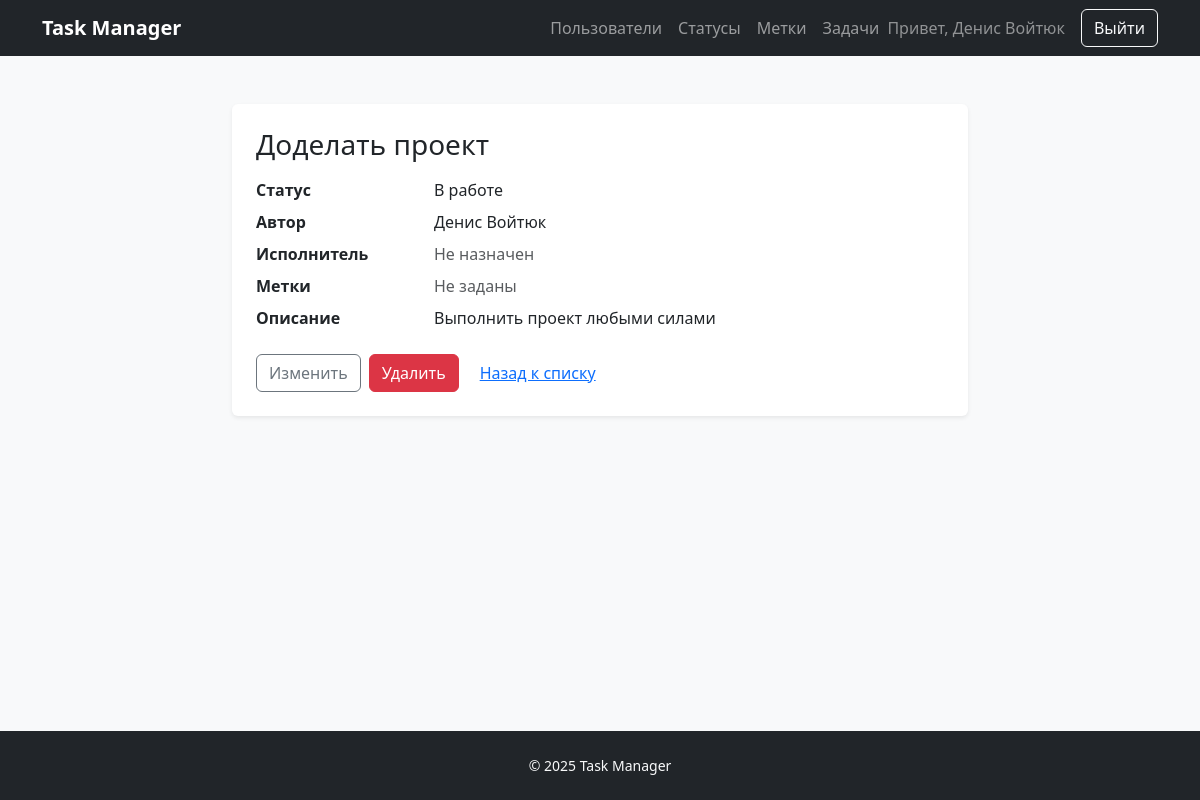
Before: /tasks/1/ (signed in) with the older database file.
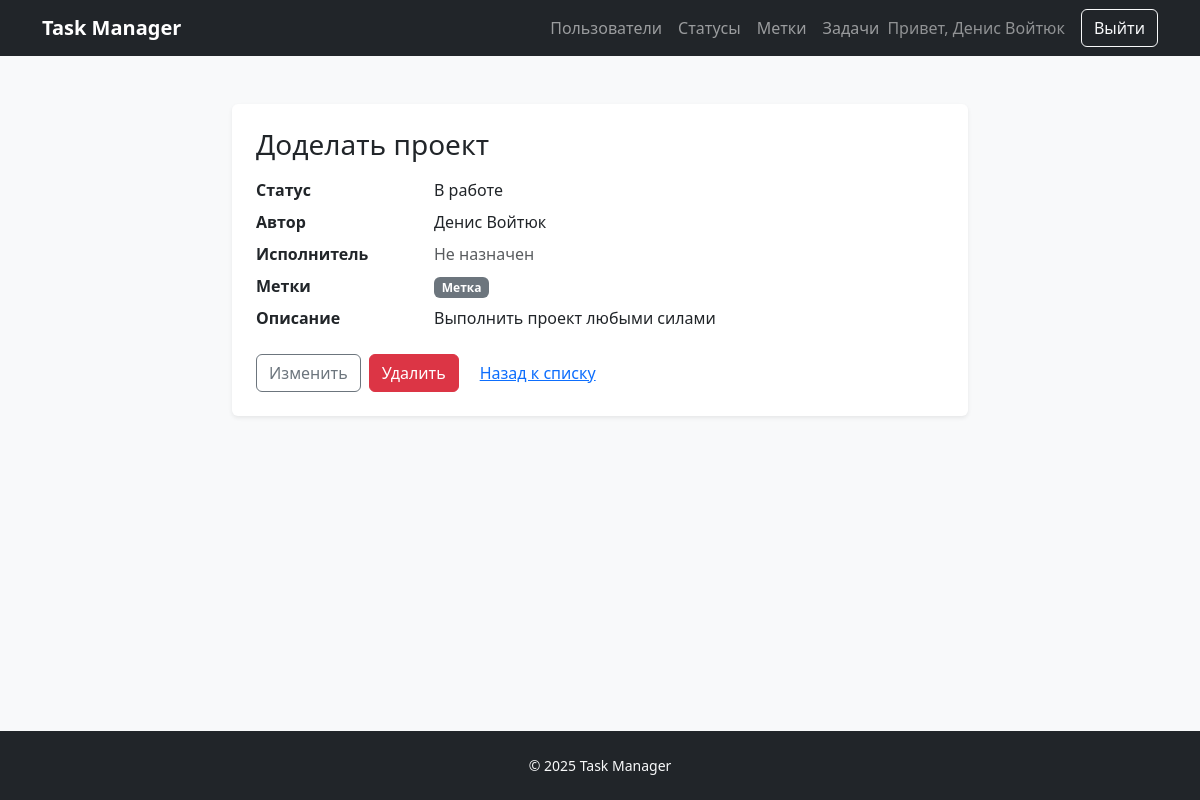
After: the same page with the newer database file.
### task_manager/labels/models.py (models this page shows, shortened)
class Label(models.Model):
    name = models.CharField(_("Name"), max_length=150, unique=True)
    created_at = models.DateTimeField(_("Created at"), auto_now_add=True)
    class Meta:
        ordering = ("pk",)
        verbose_name = _("Label")
        verbose_name_plural = _("Labels")

### task_manager/tasks/views.py (the view)
# urls.py: path("<int:pk>/", TaskDetailView.as_view(), name="detail"),
class TaskDetailView(LoginRequiredMixin, DetailView):
    model = Task
    template_name = "tasks/detail.html"
    context_object_name = "task"
    queryset = Task.objects.select_related("status", "author", "executor").prefetch_related("labels")

### templates/tasks/detail.html (shortened to what this page needs)
{% extends "base.html" %}
{% block content %}
  <div class="row justify-content-center">
    <div class="col-lg-8">
      <div class="card shadow-sm border-0">
        <div class="card-body p-4">
          <h1 class="h3 mb-3">{{ task.name }}</h1>
          <dl class="row">
            <dt class="col-sm-3">Статус</dt>
            <dd class="col-sm-9">{{ task.status.name }}</dd>
            <dt class="col-sm-3">Автор</dt>
            <dd class="col-sm-9">
              {{ task.author.get_full_name|default:task.author.username }}
            </dd>
            <dt class="col-sm-3">Исполнитель</dt>
            <dd class="col-sm-9">
              {% if task.executor %}
                {{ task.executor.get_full_name|default:task.executor.username }}
              {% else %}
                <span class="text-muted">Не назначен</span>
              {% endif %}
            </dd>
            <dt class="col-sm-3">Метки</dt>
            <dd class="col-sm-9">
              {% with labels=task.labels.all %}
                {% if labels %}
                  {% for label in labels %}
                    <span class="badge text-bg-secondary me-1">{{ label.name }}</span>
                  {% endfor %}
                {% else %}
                  <span class="text-muted">Не заданы</span>
                {% endif %}
              {% endwith %}
            </dd>
            <dt class="col-sm-3">Описание</dt>
            <dd class="col-sm-9">
              {% if task.description %}
                <p class="mb-0">{{ task.description|linebreaksbr }}</p>
              {% else %}
                <span class="text-muted">Отсутствует</span>
              {% endif %}
            </dd>
          </dl>
          <div class="d-flex gap-2">
            <a class="btn btn-outline-secondary" href="{% url 'tasks:update' task.pk %}">Изменить</a>
            {% if request.user.pk == task.author_id %}
              <a class="btn btn-danger" href="{% url 'tasks:delete' task.pk %}">Удалить</a>
            {% endif %}
            <a class="btn btn-link" href="{% url 'tasks:list' %}">Назад к списку</a>
          </div>
        </div>
      </div>
    </div>
  </div>
{% endblock %}

Changed rows visible on the page:
added Label: name "Метка"
Other visible differences:
text no longer shown: "Не заданы"
